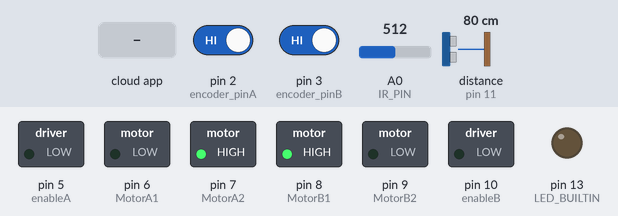
Bench run of a sketch on a simulated Arduino Uno, built with avr-gcc and run on an emulated ATmega328P. Shown: switched loads named in the sketch (green lamp = pin HIGH), output pins drawn as LEDs (lit = HIGH). Wiring (inferred from the names in the program): ultrasonic range finder: trigger pin 12; echo pin 11. The inputs (shaded band) are chosen by the test bench; at power-on: pin 2 (encoder_pinA) HIGH, pin 3 (encoder_pinB) HIGH, A0 (IR_PIN) = 512, distance to the obstacle (sensor on pin 11) 80 cm. The echo pulse lasts 58.3 µs per cm; the ROS host is connected and sends only what is stated; pins used as bus, display or sensor lines are not drawn.

Above: at 1.2 s.
1.3 s: the phone or cloud app sets set_left_speed to 0
At 1.6 s:
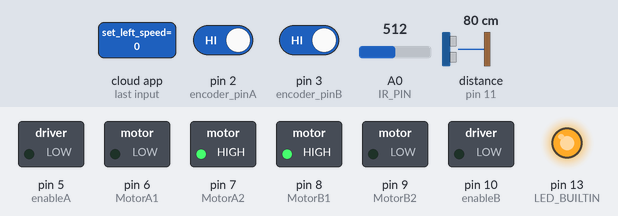
2.8 s: the phone or cloud app sets set_right_speed to 45
At 3.5 s:
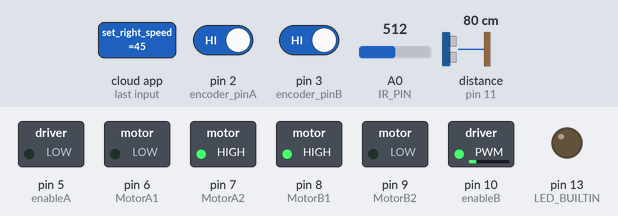
4.3 s: the phone or cloud app sets set_left_speed to 45
At 5.5 s:
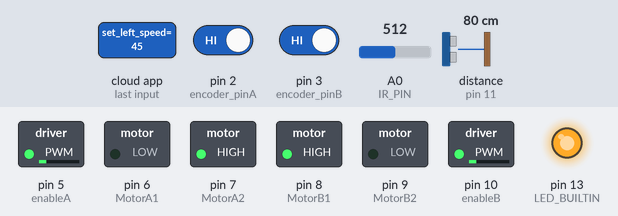
5.8 s: the phone or cloud app sets set_right_speed to 0
At 6.8 s:
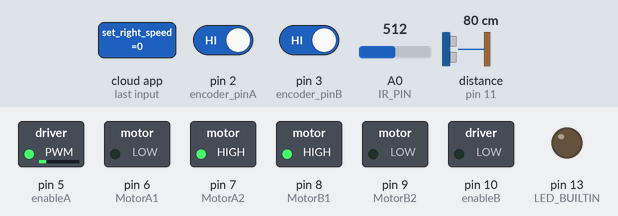
7.3 s: the phone or cloud app sets set_left_speed to 90
At 7.9 s:
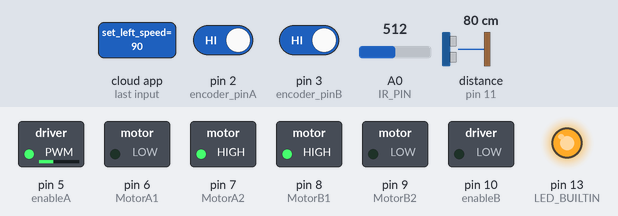
8.8 s: the phone or cloud app sets set_right_speed to 90
At 10.1 s:
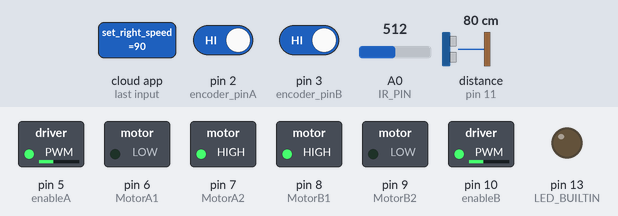
Timing chart, 0 to 11.3 s (numbered marks = the images above; inputs shaded):
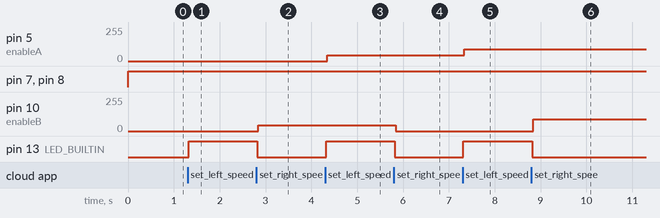

Measured:
- after the input at 1.3 s, pin 13 (LED_BUILTIN): LOW → HIGH at once
- after the input at 2.8 s, pin 10 (enableB): 0/255 → 45/255 at once; pin 13 (LED_BUILTIN): HIGH → LOW at once
- after the input at 4.3 s, pin 5 (enableA): 0/255 → 45/255 at once; pin 13 (LED_BUILTIN): LOW → HIGH at once
- after the input at 5.8 s, pin 10 (enableB): 45/255 → 0/255 at once; pin 13 (LED_BUILTIN): HIGH → LOW at once
- after the input at 7.3 s, pin 5 (enableA): 45/255 → 90/255 at once; pin 13 (LED_BUILTIN): LOW → HIGH at once
- after the input at 8.8 s, pin 10 (enableB): 0/255 → 90/255 at once; pin 13 (LED_BUILTIN): HIGH → LOW at once

The sketch:

final_code.ino
```cpp
/************************************************************/
//////////////////////////////include/////////////////////////
/************************************************************/
#include <ros.h>
#include <std_msgs/Int32.h>
#include <std_msgs/Bool.h>
#include <std_msgs/Float32.h>
#include <sensor_msgs/Range.h>
#include <ros/time.h>

/************************************************************/
//////////////////////////////PINS/////////////////////////
/************************************************************/

//////////////////////////////Encoder/////////////////////////
int encoder_pinA = 2;
int encoder_pinB = 3;
volatile int pulses1 = 0;
volatile int pulses2 = 0;
//////////////////////////////MOTOR A/////////////////////////
int enableA = 5;
int MotorA1 = 6;
int MotorA2 = 7;
//////////////////////////////MOTOR B/////////////////////////
int enableB = 10;
int MotorB1 = 8;
int MotorB2 = 9;
//////////////////////////////IR PIN//////////////////////////
#define IR_PIN A0
//////////////////////////////Ultrasonoic//////////////////////
const int echoPin = 11;  //Echo pin
const int trigPin = 12;  //Trigger pin

/************************************************************/
//////////////////////////////Ta3reefat//////////////////////
/************************************************************/

//Left and right speed
int r_speed = 0;
int l_speed = 0;

//Direction flag for encoder
int left_direction = 1;
int right_direction = 1;

//Ultrasonic Data
const int maxRange = 200.0;   //Maximum range in centimeters
const int minRange = 0.0;     //Minimum range in centimeters

unsigned long range_timer;    //Used to measure 50 ms interval


char frameid[] = "/ultrasound";   // global frame id string //Kan taht el get range

/************************************************************/
//////////////////////////////ROS/////////////////////////////
/************************************************************/

//ROS Node handle
ros::NodeHandle  nh;

//////////////////////////////PUBLISHER/////////////////////////////

///Pub Ultrasound Topic
sensor_msgs::Range range_msg;
ros::Publisher pub_range( "ultrasound", &range_msg);
///Pub Left ticks encoder data topics
std_msgs::Int32 l_encoder_msg;
ros::Publisher l_enc_pub("left_ticks", &l_encoder_msg);
///Pub Right ticks encoder data topics
std_msgs::Int32 r_encoder_msg;
ros::Publisher r_enc_pub("right_ticks", &r_encoder_msg);
//Pub Sharp IR obstacle Distance Topic
std_msgs::Float32 sharp_msg;
ros::Publisher sharp_distance_pub("obstacle_distance", &sharp_msg);

//////////////////////////////SUBSCRIBER/////////////////////////////

///cmd_vel callback function definition
void left_speed_cb(const std_msgs::Int32& msg)
  {

   digitalWrite(LED_BUILTIN, HIGH-digitalRead(LED_BUILTIN));   // blink the led
   l_speed = msg.data;

  }
///cmd_vel callback function definition
void right_speed_cb(const std_msgs::Int32& msg)
  {
   digitalWrite(LED_BUILTIN, HIGH-digitalRead(LED_BUILTIN));   // blink the led
   r_speed = msg.data;

  }
///cmd_vel callback function definition
void reset_cb(const std_msgs::Bool& msg)
  {

    l_speed = 0;
    r_speed = 0;

    pulses1 = 0;
    pulses2 = 0;


  }


// creation of subscriber object sub for recieving the cmd_vel
ros::Subscriber<std_msgs::Int32> left_speed_sub("set_left_speed",&left_speed_cb);
// creation of subscriber object sub for recieving the cmd_vel
ros::Subscriber<std_msgs::Int32> right_speed_sub("set_right_speed",&right_speed_cb);
// creation of subscriber object sub for recieving the cmd_vel
ros::Subscriber<std_msgs::Bool> reset_sub("reset",&reset_cb);


/************************************************************/
//////////////////////////////FUNCTIONS///////////////////////
/************************************************************/

///This function reads the time duration of the echo and converts it to centimeters
float getRange(){
    int sample;      //Holds time in microseconds

    // Trigger pin goes low then high for 10 us then low
    //  to initiate the ultrasonic burst
    digitalWrite(trigPin, LOW);
    delayMicroseconds(2);

    digitalWrite(trigPin, HIGH);
    delayMicroseconds(10);
    digitalWrite(trigPin, LOW);

    // read pulse length in microseconds on the Echo pin
    sample = pulseIn(echoPin, HIGH);

    // sample in microseconds converted to centimeters
    // 343 m/s speed of sound;  time divided by 2
    return sample/58.3;
  }

//Mapping function one range to another range
float mapFloat(float value, float fromLow, float fromHigh, float toLow, float toHigh) {
  return (value - fromLow) * (toHigh - toLow) / (fromHigh - fromLow) + toLow;
  }

///

/************************************************************/
//////////////////////////////Ta3refat///////////////////////
/************************************************************/

// The value will quickly become too large for an int to store
unsigned long previousMillis = 0;
// Loop frequency: 100 ms
const long interval = 50;


//ISR for two encoders
void counter1(){

        pulses1 = pulses1 + left_direction;

  }

void counter2(){

        pulses2 = pulses2 + right_direction;

  }

////


//////////////////////////////////////////////////////////////////////////////////////////////////////////////////
//Setting encoder pins as interrupts

void setup_wheelencoder()
  {

   pinMode(encoder_pinA, INPUT);
   attachInterrupt(digitalPinToInterrupt (encoder_pinA), counter1, RISING);
   pulses1 = 0;
   pinMode(encoder_pinB, INPUT);
   attachInterrupt(digitalPinToInterrupt (encoder_pinB), counter2, RISING);
   pulses2 = 0;

  }

////////////////////////////////////////////////////////////////////////////////////////////////////////////////////////
//Read IR values and publish
void update_IR()
  {

  float volts = analogRead(IR_PIN)*0.0048828125;  // value from sensor * (5/1024)
  float distance = 13*pow(volts, -1); // worked out from datasheet graph

  sharp_msg.data = distance;
  sharp_distance_pub.publish(&sharp_msg);

  }


//Read The motor and Publish
void update_Motor()
  {

  //If left speed is greater than zero
  if(l_speed >= 0)
  {
    digitalWrite (MotorA1, LOW);
    digitalWrite (MotorA2, HIGH);

    analogWrite(enableA,abs(l_speed));

    left_direction = 1;

  }
  else
  {

    digitalWrite (MotorA1, HIGH);
    digitalWrite (MotorA2, LOW);

    analogWrite(enableA,abs(l_speed));

    left_direction = -1;


  }

  if(r_speed >= 0)
  {

    digitalWrite (MotorB1, HIGH);
    digitalWrite (MotorB2, LOW);
    analogWrite(enableB,abs(r_speed));

    right_direction = 1;


  }
  else
  {

    digitalWrite (MotorB1, LOW);
    digitalWrite (MotorB2, HIGH);
    analogWrite(enableB,abs(r_speed));

    right_direction = -1;


  }


  }

/************************************************************/
//////////////////////////////VOID SETUP///////////////////////
/************************************************************/
void setup() {
  //Setting Serial1 and bluetooth as default serial port for communication via Bluetooth

  //nh.getHardware()->setPort(&Serial1);
  nh.getHardware()->setBaud(115200);

  pinMode (enableA, OUTPUT);
  pinMode (MotorA1, OUTPUT);
  pinMode (MotorA2, OUTPUT);

  pinMode (enableB, OUTPUT);
  pinMode (MotorB1, OUTPUT);
  pinMode (MotorB2, OUTPUT);

  pinMode(LED_BUILTIN, OUTPUT);

  // set the digital I/O pin modes
  pinMode(echoPin, INPUT);
  pinMode(trigPin, OUTPUT);

  //Setup wheel encoders
  setup_wheelencoder();

  //Initialize ROS node
  nh.initNode();

  //Setup publisher
  nh.advertise(l_enc_pub);
  nh.advertise(r_enc_pub);
  nh.advertise(sharp_distance_pub);

  //Setup subscriber
  nh.subscribe(left_speed_sub);
  nh.subscribe(right_speed_sub);
  nh.subscribe(reset_sub);


  //ultrasonic
  nh.advertise(pub_range);

  // fill the description fields in the range_msg
  range_msg.radiation_type = sensor_msgs::Range::ULTRASOUND;
  range_msg.header.frame_id =  frameid;
  range_msg.field_of_view = 0.26;
  range_msg.min_range = minRange;
  range_msg.max_range = maxRange;
}

void loop() {
 unsigned long currentMillis = millis();

  if (currentMillis - previousMillis >= interval)
  {
    previousMillis = currentMillis;

    l_encoder_msg.data = pulses1;
    r_encoder_msg.data = pulses2;

    l_enc_pub.publish(&l_encoder_msg);
    r_enc_pub.publish(&r_encoder_msg);

    update_IR();

  }

  update_Motor();

    // sample the range data from the ultrasound sensor and
  // publish the range value once every 50 milliseconds
  if ( (millis()-range_timer) > 50){
    range_msg.range = getRange();
    range_msg.header.stamp = nh.now();
    pub_range.publish(&range_msg);
    range_timer =  millis() + 50;
  }

  nh.spinOnce();

  delay(20);
}
```
